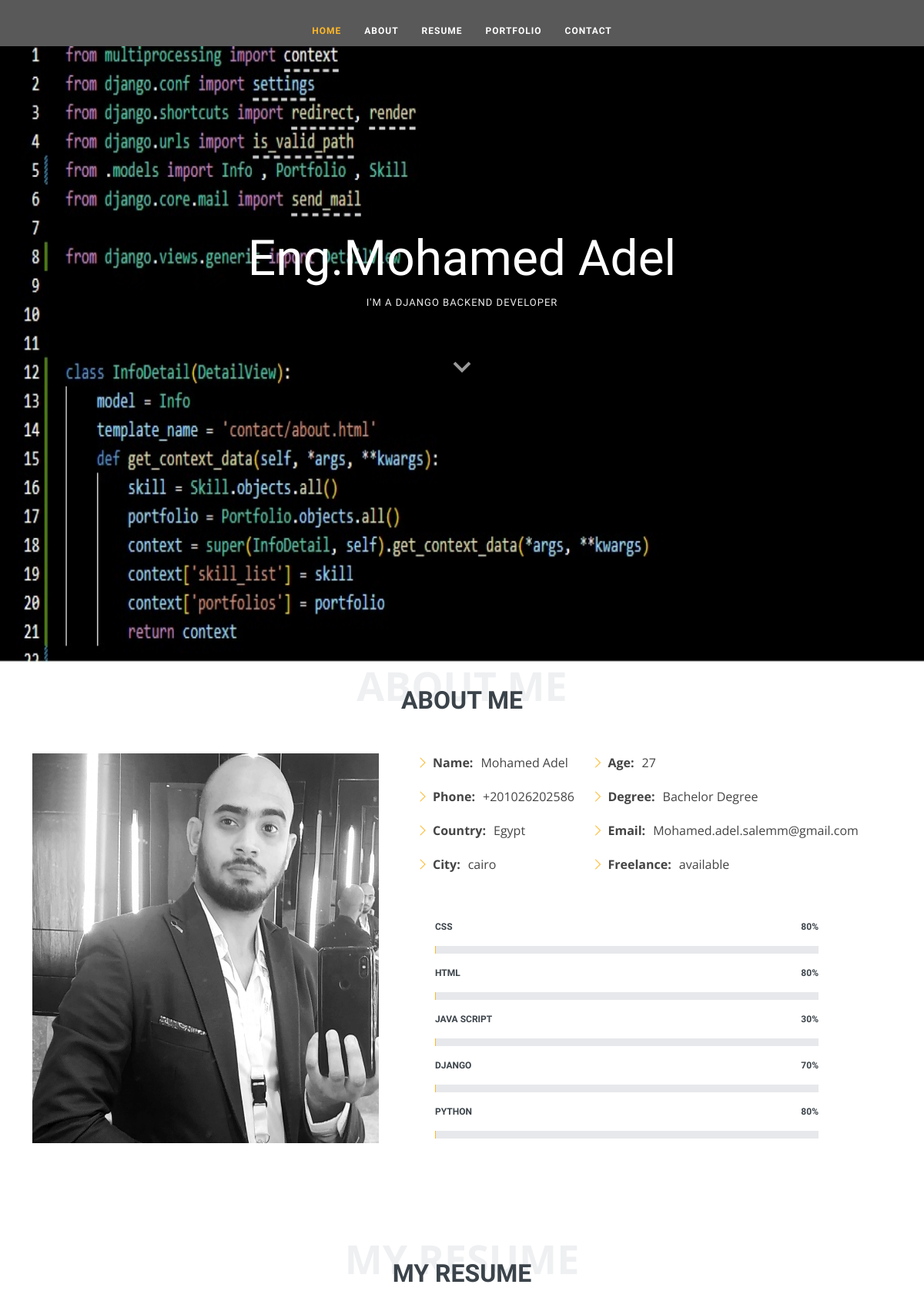
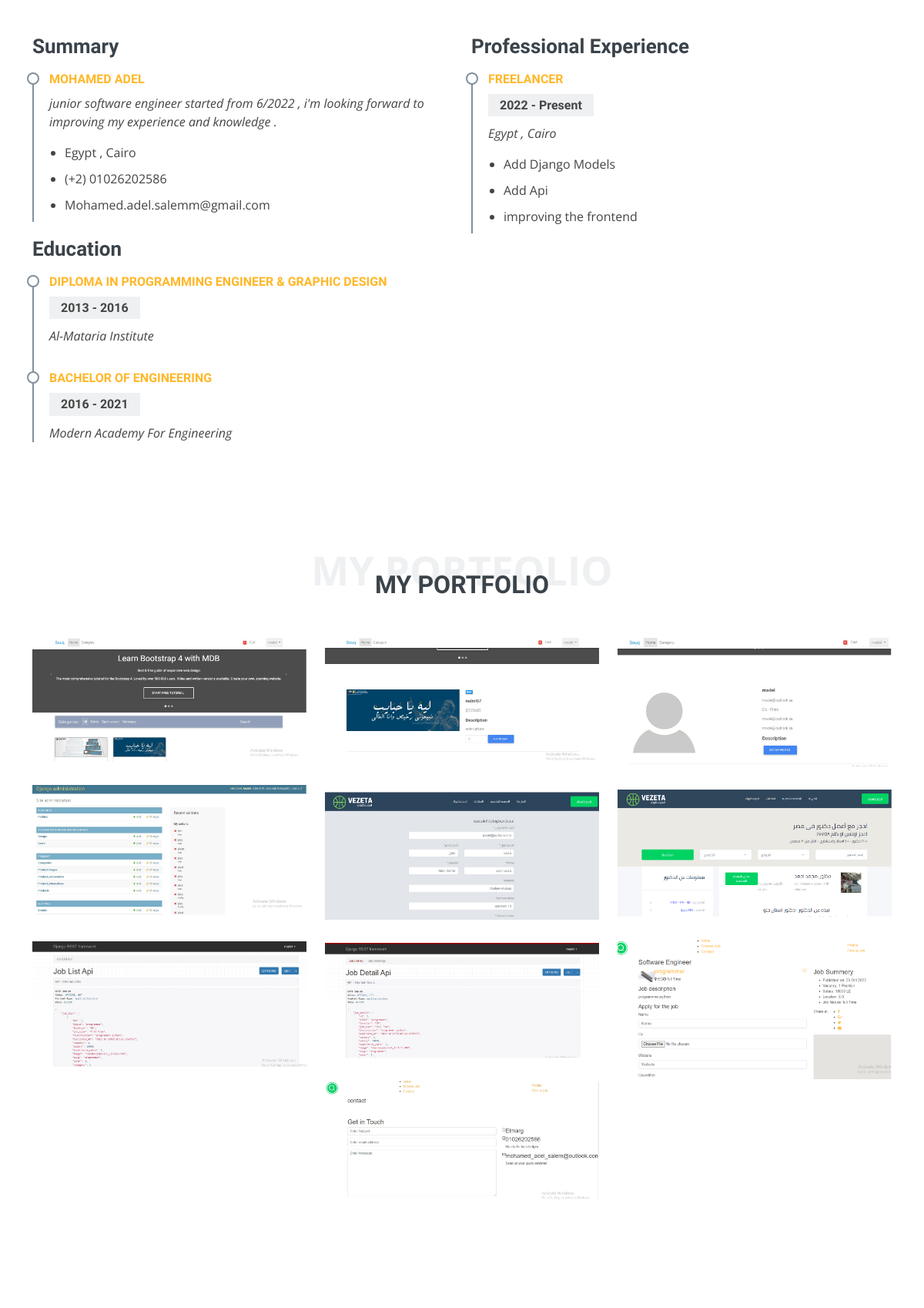
Screenshot of /contact/profile/1 (upper part) with the database file from the repository (2 pictures, top to bottom).
### contact/models.py (models this page shows, shortened)
class Info(models.Model):
    name = models.CharField(max_length = 150)
    age = models.IntegerField()
    country = models.CharField(max_length = 150)
    degree = models.CharField(max_length = 150)
    phone = models.CharField(max_length = 15)
    city = models.CharField(max_length = 150)
    email =  models.EmailField(max_length = 150)
    Freelance = models.CharField(max_length = 50)
    discription = models.TextField(max_length = 500, null = True , blank=True)
    pro_image_main = models.ImageField(upload_to='media/profile/%y/%m/%d', null = True , blank=True)
    pro_image_sub = models.ImageField(upload_to='media/profile/%y/%m/%d', null = True , blank=True)
    skill = models.ManyToManyField('Skill')
    Portfolio = models.ManyToManyField('Portfolio')
    class Meta:
        verbose_name = 'Info'
        verbose_name_plural = 'Infos'

class Skill (models.Model):
    person_name = models.ForeignKey(Info, on_delete=models.CASCADE , related_name = 'pesron_info')
    skill_name = models.CharField(max_length = 100)
    degree = models.IntegerField()
    class Meta:
        verbose_name = 'Skill'
        verbose_name_plural = 'Skills'

class Portfolio (models.Model):
    person_name = models.ForeignKey(Info, on_delete=models.CASCADE , related_name = 'pesron_info_image')
    image_name = models.CharField(max_length = 150)
    image_dicription = models.TextField(max_length = 100)
    created_at = models.DateTimeField(auto_now=True)
    image = models.ImageField(upload_to='media/%y/%m/%d', null = True , blank=True)
    class Meta:
        verbose_name = 'Portfolio'
        verbose_name_plural = 'Portfolios'

### contact/views.py (the view)
# urls.py: path('profile/<pk>', views.infodetail , name = 'contact'), #FBV
def infodetail (request , pk):
    myinfo = Info.objects.get (id=pk)
    skill = Skill.objects.all()
    portfolio = Portfolio.objects.all()
    if request.method =='POST':
        subject = request.POST['subject']
        email = request.POST['email']
        message = request.POST['message']
        send_mail(subject, message, settings.EMAIL_HOST_USER , [email])
    context = {'skill_list' : skill , 'portfolios' : portfolio , 'myinfo' : myinfo}
    return render (request , 'contact/about.html' , context)

### contact/templates/contact/about.html (shortened to what this page needs)
{% extends 'base.html' %}
{% load bootstrap5 %}
{% block about %}
    <section id="about" class="about">
      <div class="container">
        <div class="section-title">
          <span>About Me</span>
          <h2>About Me</h2>
        </div>
      <div class="row">
        <div class="col-lg-5 d-flex align-items-stretch justify-content-center justify-content-lg-start">
          <img src="{{myinfo.pro_image_sub.url}}" width="450px">
        </div>
        <div class="col-lg-6 d-flex flex-column align-items-stretch">
          <div class="content ps-lg-4 d-flex flex-column justify-content-center">
          <div class="row">
            <div class="col-lg-5">
              <ul>
                <li><i class="bi bi-chevron-right"></i> <strong>Name:</strong> <span>{{myinfo.name}}</span></li>
                <li><i class="bi bi-chevron-right"></i> <strong>Phone:</strong> <span>{{myinfo.phone}}</span></li>
                <li><i class="bi bi-chevron-right"></i> <strong>Country:</strong> <span>{{myinfo.country}}</span></li>
                <li><i class="bi bi-chevron-right"></i> <strong>City:</strong> <span>{{myinfo.city}}</span></li>
              </ul>
            </div>
            <div class="col-lg-6">
              <ul>
                <li><i class="bi bi-chevron-right"></i> <strong>Age:</strong> <span>{{myinfo.age}}</span></li>
                <li><i class="bi bi-chevron-right"></i> <strong>Degree:</strong> <span>{{myinfo.degree}}</span></li>
                <li><i class="bi bi-chevron-right"></i> <strong>Email:</strong> <span>{{myinfo.email}}</span></li>
                <li><i class="bi bi-chevron-right"></i> <strong>Freelance:</strong> <span>{{myinfo.Freelance}}</span></li>
              </ul>
            </div>
          </div>
          <div class="skills-content ps-lg-4">
            {% for skill in skill_list %}
            <div class="progress">
              <span class="skill">{{skill.skill_name}} <i class="val">{{skill.degree}}%</i></span>
              <div class="progress-bar-wrap">
              </div>
            </div>
            {% endfor %}
          </div>
        </div>
      </div>
      </div>
    </div>
  </section>
{% endblock about %}
{% block hero_section %}
  <section id="hero">
    <img src="{{myinfo.pro_image_main.url}}" id = 'hero'>
    <div class="hero-container">
      <h1>Eng.{{myinfo.name}}</h1>
      <h2>{{myinfo.discription}}</h2>
      <a href="#about" class="btn-scroll scrollto" title="Scroll Down"><i class="bx bx-chevron-down"></i></a>
    </div>
  </section>
{% endblock hero_section %}
{% block portfolio %}
    <section id="portfolio" class="portfolio">
      <div class="container">
          <div class="section-title">
            <span>My Portfolio</span>
            <h2>My Portfolio</h2>
          </div>
          <div class="row portfolio-container">
            {% for portfolio in portfolios %}
            <div class="col-lg-4 col-md-6 portfolio-item">
              <div class="portfolio-img"><img src="{{portfolio.image.url}}" class="img-fluid" alt=""></div>
            </div>
            {% endfor %}
          </div>
      </div>
    </section>
{% endblock portfolio %}
{% block mail %}
    <section id="contact" class="contact">
      </section>
{% endblock mail %}

### templates/base.html (shortened to what this page needs)
{% load static %}
<!DOCTYPE html>
<html lang="en">
<head>
  <link href="{% static 'vendor/bootstrap/css/bootstrap.min.css' %}" rel="stylesheet">
  <link href="{% static 'vendor/bootstrap-icons/bootstrap-icons.css' %}" rel="stylesheet">
  <link href="{% static 'vendor/boxicons/css/boxicons.min.css' %}" rel="stylesheet">
  <link href="{% static 'vendor/glightbox/css/glightbox.min.css' %}" rel="stylesheet">
  <link href="{% static 'vendor/swiper/swiper-bundle.min.css' %}" rel="stylesheet">
  <link href="{% static 'css/style.css' %}" rel="stylesheet">
</head>
<body>
  <header id="header" class="fixed-top d-flex justify-content-center align-items-center header-transparent">
    <nav id="navbar" class="navbar">
      <ul>
        <li><a class="nav-link scrollto active" href="#hero">Home</a></li>
        <li><a class="nav-link scrollto" href="#about">About</a></li>
        <li><a class="nav-link scrollto" href="#resume">Resume</a></li>
        <li><a class="nav-link scrollto " href="#portfolio">Portfolio</a></li>
        <li><a class="nav-link scrollto" href="#contact">Contact</a></li>
      </ul>
    </nav>
  </header>
  {% block hero_section %}
  {% endblock hero_section %}
  <main id="main">
    {% block about %}
    {% endblock about %}
    <section id="resume" class="resume">
      <div class="container">
        <div class="section-title">
          <span>My Resume</span>
          <h2>My Resume</h2>
        </div>
        <div class="row">
          <div class="col-lg-6">
            <h3 class="resume-title">Summary</h3>
            <div class="resume-item pb-0">
              <h4>Mohamed Adel</h4>
              <p><em>junior software engineer started from 6/2022 , i'm looking forward to improving my experience and knowledge .</em></p>
              <p>
              <ul>
                <li>Egypt , Cairo</li>
                <li>(+2) 01026202586</li>
                <li>Mohamed.adel.salemm@gmail.com</li>
              </ul>
              </p>
            </div>
            <h3 class="resume-title">Education</h3>
            <div class="resume-item">
              <h4>diploma in programming engineer &amp; Graphic Design</h4>
              <h5>2013 - 2016</h5>
              <p><em>Al-Mataria Institute</em></p>
            </div>
            <div class="resume-item">
              <h4>Bachelor of Engineering </h4>
              <h5>2016 - 2021</h5>
              <p><em>Modern Academy For Engineering </em></p>
            </div>
          </div>
          <div class="col-lg-6">
            <h3 class="resume-title">Professional Experience</h3>
            <div class="resume-item">
              <h4>Freelancer</h4>
              <h5>2022 - Present</h5>
              <p><em>Egypt , Cairo </em></p>
              <p>
              <ul>
                <li>Add Django Models </li>
                <li>Add Api</li>
                <li>improving the frontend</li>
              </ul>
              </p>
            </div>
          </div>
        </div>
      </div>
    </section>
{% block portfolio %}
{% endblock portfolio %}
{% block mail %}
{% endblock mail %}
  </main>
</body>
</html>

### static/css/style.css (style rules this page uses)
body { font-family: "Open Sans", sans-serif; color: #444444; }
a { color: #ffb727; text-decoration: none; }
h1, h2, h3, h4, h5, h6 { font-family: "Raleway", sans-serif; }
#header { z-index: 997; transition: all 0.5s; height: 80px; background: rgba(25, 28, 31, 0.8); }
#header.header-transparent { background: transparent; }
.navbar { padding: 0; }
.navbar ul { margin: 0; padding: 0; display: flex; list-style: none; align-items: center; }
.navbar li { position: relative; }
.navbar a, .navbar a:focus { display: flex; align-items: center; justify-content: space-between; padding: 10px 15px; color: #fff; white-space: nowrap; transition: 0.3s; font-size: 12px; font-family: "Raleway", sans-serif; text-transform: uppercase; font-weight: 600; letter-spacing: 1px; }
.navbar a:hover, .navbar .active, .navbar .active:focus, .navbar li:hover>a { color: #ffb727; }
#hero { width: 100%; height: 100vh; background-size: cover; position: relative; }
#hero:before { content: ""; background: rgba(0, 0, 0, 0.65); position: absolute; bottom: 0; top: 0; left: 0; right: 0; }
#hero .hero-container { position: absolute; bottom: 0; top: 0; left: 0; right: 0; display: flex; justify-content: center; align-items: center; flex-direction: column; padding: 0 15px; }
#hero h1 { margin: 0 0 10px 0; font-size: 64px; font-family: "Satisfy", serif; color: #fff; }
#hero h2 { color: #eee; margin-bottom: 50px; font-size: 13px; font-weight: 500; letter-spacing: 1px; text-transform: uppercase; }
#hero .btn-scroll { transition: 0.4s; color: rgba(255, 255, 255, 0.6); animation: up-down 1s ease-in-out infinite alternate-reverse both; }
#hero .btn-scroll i { font-size: 48px; }
@media (min-width: 1024px) { #hero { background-attachment: fixed; } }
section { padding: 60px 0; }
.section-title { text-align: center; padding: 30px 0; position: relative; }
.section-title h2 { font-size: 32px; font-weight: 700; text-transform: uppercase; margin-bottom: 20px; padding-bottom: 0; color: #3b434a; position: relative; z-index: 2; }
.section-title span { position: absolute; top: 30px; color: #eef0f2; left: 0; right: 0; z-index: 1; font-weight: 700; font-size: 52px; text-transform: uppercase; line-height: 0; }
.about .content ul { list-style: none; padding: 0; }
.about .content ul li { margin-bottom: 20px; display: flex; align-items: center; }
.about .content ul strong { margin-right: 10px; }
.about .content ul i { font-size: 16px; margin-right: 5px; color: #ffb727; line-height: 0; }
.about .skills-content { margin-top: 30px; }
.about .skills-content .progress { height: 60px; display: block; background: none; border-radius: 0; }
.about .skills-content .progress .skill { padding: 10px 0; margin: 0 0 6px 0; text-transform: uppercase; display: block; font-weight: 700; font-family: "Raleway", sans-serif; color: #3b434a; }
.about .skills-content .progress .skill .val { float: right; font-style: normal; }
.about .skills-content .progress-bar-wrap { background: #e6e8eb; }
.resume .resume-title { font-size: 26px; font-weight: 700; margin-top: 20px; margin-bottom: 20px; color: #3b434a; }
.resume .resume-item { padding: 0 0 20px 20px; margin-top: -2px; border-left: 2px solid #82909c; position: relative; }
.resume .resume-item h4 { line-height: 18px; font-size: 16px; font-weight: 700; text-transform: uppercase; color: #ffb727; margin-bottom: 10px; }
.resume .resume-item h5 { font-size: 16px; background: #eef0f2; padding: 5px 15px; display: inline-block; font-weight: 600; margin-bottom: 10px; }
.resume .resume-item ul { padding-left: 20px; }
.resume .resume-item ul li { padding-bottom: 10px; }
.resume .resume-item:last-child { padding-bottom: 0; }
.resume .resume-item::before { content: ""; position: absolute; width: 16px; height: 16px; border-radius: 50px; left: -9px; top: 0; background: #fff; border: 2px solid #82909c; }
.portfolio .portfolio-item { margin-bottom: 30px; }
.portfolio .portfolio-item .portfolio-img { overflow: hidden; }
.portfolio .portfolio-item .portfolio-img img { transition: all 0.8s ease-in-out; }

### rows the page displays
Info: pro_image_main (picture), name "Mohamed Adel", discription "I'M A DJANGO BACKEND DEVELOPER", pro_image_sub (picture), phone "+201026202586", country "Egypt", city "cairo", age "27", degree "Bachelor Degree", email "Mohamed.adel.salemm@gmail.com", Freelance "available"
Skill: skill_name "CSS", degree "80"
Skill: skill_name "HTML", degree "80"
Skill: skill_name "JAVA SCRIPT", degree "30"
Skill: skill_name "DJANGO", degree "70"
Skill: skill_name "PYTHON", degree "80"
Portfolio: image (picture)
Portfolio: image (picture)
Portfolio: image (picture)
Portfolio: image (picture)
Portfolio: image (picture)
Portfolio: image (picture)
Portfolio: image (picture)
Portfolio: image (picture)
Portfolio: image (picture)
Portfolio: image (picture)
